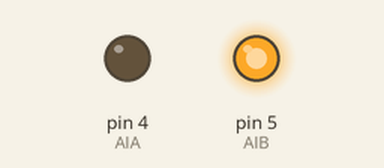
Recording of a sketch running on a simulated Arduino Uno, built with avr-gcc and run on an emulated ATmega328P. On the bench: output pins drawn as LEDs (lit = HIGH).

Above: at 0.05 s.
At 2.95 s:
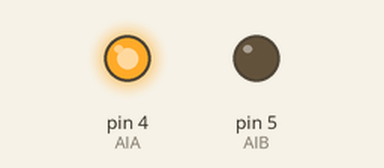
Timing chart, 0 to 6.9 s (numbered marks = the images above):
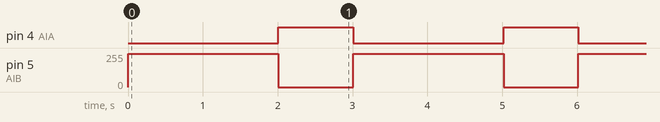

The sketch:

l9110_esp8266.ino
```cpp
/*
 L9110 motor driver controlando 2 motores CC
 COPIAR Y PEGAR SOBRE EL SKETCH DE ARDUINO
*/

const int AIA = 4;  // (pwm) pin D2 conectado a pin A-IA
const int AIB = 5;  // (pwm) pin D1 conectado a pin A-IB


byte velocidad = 250;
// cambie este valor (100 a 255) para controlar
// la velocidad de los motores

void setup() {
  pinMode(AIA, OUTPUT); // fijar los pines como salidas
  pinMode(AIB, OUTPUT);

}

void loop() {
 avanzar();
    for (int i = 0; i < 2000; i++) {  // Avanza durante 1 segundo (aproximadamente)

    delay(1);
  }
retroceder();
 delay (1000);


}

void avanzar()
{
  analogWrite(AIA, 0);
  analogWrite(AIB, velocidad);


}

void retroceder()
{
  analogWrite(AIA, velocidad);
  analogWrite(AIB, 0);

}

void detener()
{
  analogWrite(AIA, 0);
  analogWrite(AIB, 0);
 delay(1000);
}

void derecha()
{
  analogWrite(AIA, 0);
  analogWrite(AIB, velocidad);

}
```

Measured:
- by itself, pin 4 (AIA): alternates HIGH for 1.0 s and LOW for 2.0 s
- by itself, pin 5 (AIB): alternates 250/255 for 2.0 s and 0/255 for 1.0 s
